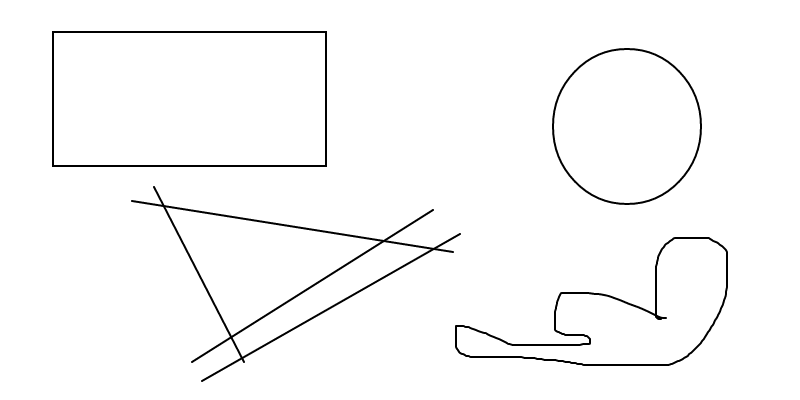
//> input picture draw.png, 800 x 400 px
$ ./bucktfill   (built with g++ and OpenCV 4)
//> lines starting //> are read from the running program, lines starting //| are printed output that depends on the picture
#include <iostream>
#include <stdio.h>
//#include <math.h>
#include <stdlib.h>
#include<deque>
#include <opencv2/imgproc/imgproc.hpp>
#include <opencv2/highgui/highgui.hpp>
#include<opencv2/core/core.hpp>
using namespace cv;
using namespace std;

typedef struct _point{
  unsigned int i,j;
}point;


Mat src,op;

int isred(Mat G, int i, int j){
  if(G.at<Vec3b>(i,j)[0]>100 && G.at<Vec3b>(i,j)[1]>100)
    return 1;
  else return 0;
}

void CallBackFunc(int event, int x, int y, int flags, void* userdata){

  if (event==EVENT_LBUTTONDOWN) {
  point beg;
  op=src.clone();
  //imshow("OP",src);


    beg.i=y;
    beg.j=x;
    deque<point>Q;//double ended queue
    point r,u;
    int i1,i2,j1,j2;
    r.i=beg.i;
    r.j=beg.j;
    Q.push_back(r);
    //	n_blobs++;
    while(!Q.empty()) {
      //BFS
      u=Q.front();
      Q.pop_front();
      i2=u.i;
      j2=u.j;
      //cout<<"ENT ";

      i1=i2;j1=j2-1;
      if(i1>0 && i1<src.rows && j1>0 && j1<src.cols) {
	if(isred(op,i1,j1)){
	  op.at<Vec3b>(i1,j1)[0]=0;
	  op.at<Vec3b>(i1,j1)[1]=0;
	  r.i=i1;
	  r.j=j1;
	  Q.push_back(r);
	}
      }


      i1=i2-1;j1=j2;
      if(i1>0 && i1<src.rows && j1>0 && j1<src.cols){
	if(isred(op,i1,j1)){
	  op.at<Vec3b>(i1,j1)[0]=0;
	  op.at<Vec3b>(i1,j1)[1]=0;
	  r.i=i1;
	  r.j=j1;
	  Q.push_back(r);
	}
      }

      i1=i2+1;j1=j2;
      if(i1>0 && i1<src.rows && j1>0 && j1<src.cols){
	if(isred(op,i1,j1)){
	  op.at<Vec3b>(i1,j1)[0]=0;
	  op.at<Vec3b>(i1,j1)[1]=0;
	  r.i=i1;
	  r.j=j1;
	  Q.push_back(r);
	}
      }

      i1=i2;j1=j2+1;
      if(i1>0 && i1<src.rows && j1>0 && j1<src.cols){
	if(isred(op,i1,j1)){
	  op.at<Vec3b>(i1,j1)[0]=0;
	  op.at<Vec3b>(i1,j1)[1]=0;
	  r.i=i1;
	  r.j=j1;
	  Q.push_back(r);
	}
      }


    }
    src=op.clone();
    imshow("IP",op);

   }


}


int main(){

  src=imread("draw.png",1);
//> src is the input picture: 400 rows x 800 cols, CV_8UC3; min 0, max 255, mean 249.8


  namedWindow( "IP",WINDOW_AUTOSIZE );
  imshow("IP",src);
  setMouseCallback("IP",CallBackFunc,NULL);
  //  CallBackFunc(0,0,0,0,NULL);
  waitKey(0);
//> the left mouse button is pressed and released at (400, 200)
//> the loop in CallBackFunc, `while(!Q.empty())` made 226798 passes
//> (i2, j2, r.i, r.j) on passes 62, 64, 66, 68, 70: (200, 405, 200, 406), (199, 395, 198, 395), (198, 396, 197, 396), (197, 397, 196, 397), (196, 398, 195, 398)
//> (i2, j2, r.i, r.j) on pass 63: (200, 394, 201, 394)
//> after the loop in CallBackFunc, `while(!Q.empty())`:
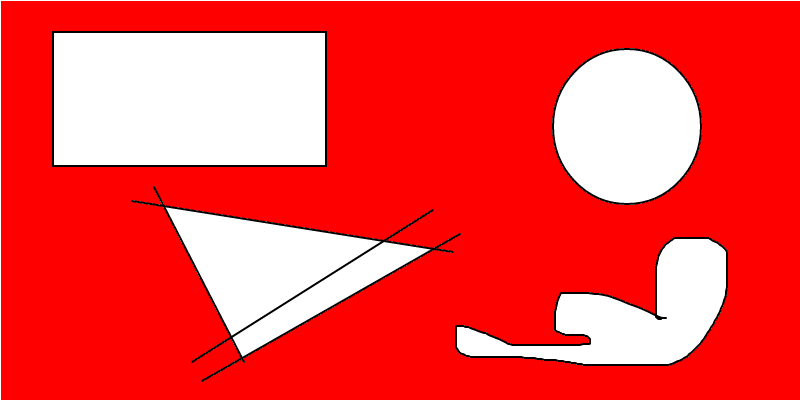
//> op: 400 rows x 800 cols, CV_8UC3; mean B, G, R 69.4, 69.4, 249.8
//> after the loop in CallBackFunc, `while(!Q.empty())`: Q = 0 items
  return 0;
}

$ run again, with hough.png copied over draw.png
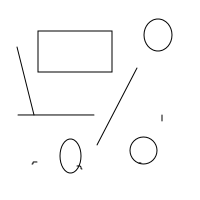
//> input picture hough.png, 200 x 200 px
//> src is the input picture: 200 rows x 200 cols, CV_8UC3; min 11, max 255, mean 250.2
//> the loop in CallBackFunc, `while(!Q.empty())` made 39262 passes
//> (i2, j2, r.i, r.j) on passes 62, 64, 66, 68, 70: (100, 105, 100, 106), (99, 95, 98, 95), (98, 96, 97, 96), (97, 97, 96, 97), (96, 98, 95, 98)
//> after the loop in CallBackFunc, `while(!Q.empty())`:
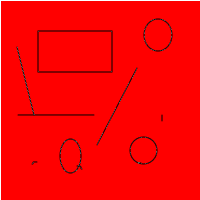
//> op: 200 rows x 200 cols, CV_8UC3; mean B, G, R 3, 3, 250.2
//> after the loop in CallBackFunc, `while(!Q.empty())`: Q = 0 items
